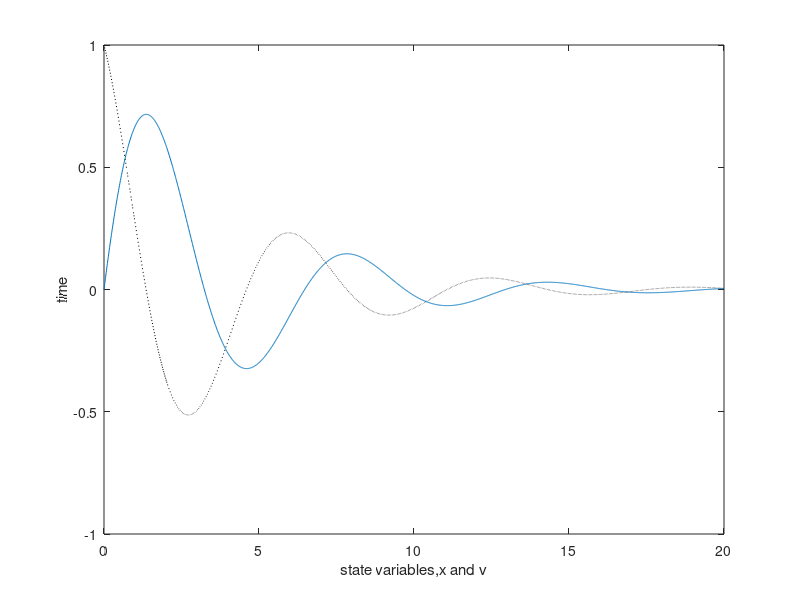

Source code (MATLAB):
% Euler_Solver.m (Matlab5 program)
% By: Lee Lynd % Date: January 9, 2003 
% Rev.  January 5, 2009  by L. Ray 
%Rev.  December 13, 2012 by R. Halter


% Description: A program that provides a template for students writing a program
% to implement the Euler method as part of Engs 22, Lab 0.


% Students need to insert code specifying constant values, initial conditions,
% derivatives of both state variables, calculating/storing values for state
% variables, and plotting results.  These items can be entered where noted
% below in capital letters.


% The format of the program is as follows:
%    S(,) is a matrix of state variable values at different times such that 
%    S(1,1) = value of the first state variable at t = 0,
%    S(1,2) = value of the first state variable at t = delT,
%    in general, S(i,j) = value of the ith state variable at t = delt*(j - 1)


%    dSdt() is a vector of first derivatives such that
%    dSdt(1) is the first derivative of the first state variable 
%    dSdt(2) is the first derivative of the second state variable

%  derivatives are reevaluated with every iteration of the execution loop 
%  and thus can change according to the values of state variables.

%***************************************************************************
% Parameters of the simulation
Tf = 20;                    % Final time = Duration of simulation (units are up to you)* 
Ts = 0;                     % Start time = initial time (usually starts at 0) 
delT = .01;                 % Step size 
tvect = Ts:delT:Tf;       % Vector of time points from Ts to Tf 
Npoints = length(tvect);    % Number of time points

% Define & dimension data matrix 
S = zeros(2,Npoints);       % Matrix of state variable values at different times.


% Problem-specific constants (put within the execution loop if time-variable) 
% INSERT CODE TO ENTER VALUE OF CONSTANTS (C, M, K)
C = 0.5;
M = 1;
K = 1;
delT = 0.01;
i = 1;
% INSERT CODE TO ENTER INITIAL CONDITIONS FOR BOTH STATE VARIABLES
T = 0;
X0 = 0;
V0 = 1;      
S(1,i) = 0;
S(2,i) = 1;
% Execute Euler method
for (i = 2:Npoints)         % t is a time index (tells you what time point                             
                            % you are analyzing.  This will be the index                             
                            % into both tvect and S                            
                            % This loop runs from index 2 to Npoints                             
                            % i.e. the simulation runs from time = delT to Tf  
                            % --> tvect(2) = delT 


dxdt = V0;                  %INSERT CODE FOR THE TWO FIRST ORDER DIFFERENTIAL EQUATIONS
dvdt = (-C*V0/M) - ((K*X0)/M);
                                    
X = X0 + dxdt*delT;                       %INSERT CODE FOR CALCULATING/STORING VALUES OF THE UPDATED STATE VARIABLES IN A DATA MATRIX.
V = V0 + dvdt*delT;


S(1,i) = X;
S(2,i) = V;
   % update                         
  X0 = X;
  V0 = V;
end

%INSERT CODE TO PLOT BOTH STATE VARIABLES AS A FUNCTION OF TIME (WITH AXES LABELED AND LEGEND)
plot(tvect,S(1,:))
ylabel('time')
hold on
plot(tvect,S(2,:),'k:')
xlabel('state variables,x and v')
ylabel('time')